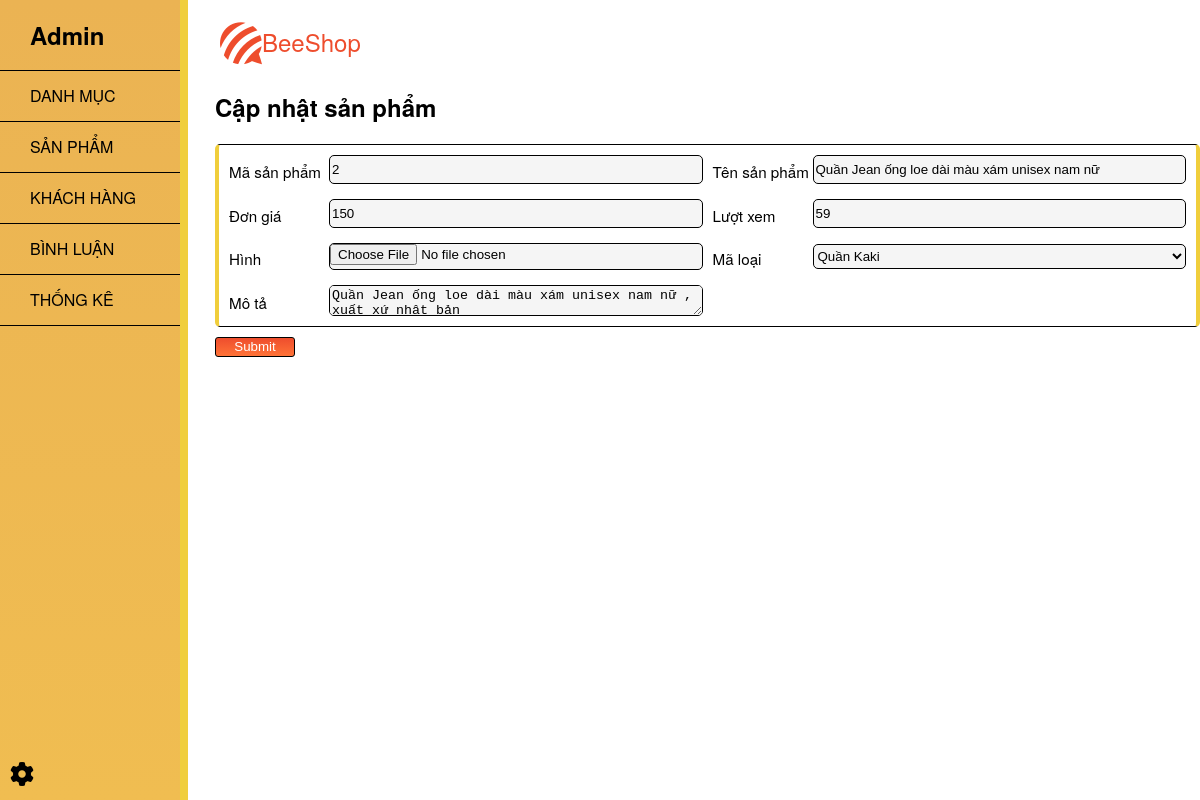
The page /Web_DuAn1/admin/index.php?act=suasp&idsp=2 on the database its author committed.
### tables this page shows
CREATE TABLE `sanpham` (
  `idsp` int(10) NOT NULL,
  `tensp` varchar(225) NOT NULL,
  `gia` int(10) NOT NULL,
  `luotxem` int(10) NOT NULL,
  `mota` varchar(225) NOT NULL,
  `iddm` int(10) NOT NULL,
  `img` varchar(225) DEFAULT NULL
);

### Web_DuAn1/model/pdo.php (called while the page is built, shortened)
<?php
function pdo_get_connection()
{
    $servername = "localhost";
    $username = "root";
    $password = "buiminh2004";
    try {
        $conn = new PDO("mysql:host=$servername;dbname=shoppe", $username, $password);
        $conn->setAttribute(PDO::ATTR_ERRMODE, PDO::ERRMODE_EXCEPTION);
        return $conn;
    } catch (PDOException $e) {
        echo "Lỗi kết nối: " . $e->getMessage();
    }
}
function pdo_query($sql)
{
    $sql_args = array_slice(func_get_args(), 1);
    try {
        $conn = pdo_get_connection();
        $stmt = $conn->prepare($sql);
        $stmt->execute($sql_args);
        $rows = $stmt->fetchAll();
        return $rows;
    } catch (PDOException $e) {
        throw $e;
    } finally {
        unset($conn);
    }
}
function pdo_query_one($sql)
{
    $sql_args = array_slice(func_get_args(), 1);
    try {
        $conn = pdo_get_connection();
        $stmt = $conn->prepare($sql);
        $stmt->execute($sql_args);
        $row = $stmt->fetch(PDO::FETCH_ASSOC);
        return $row;
    } catch (PDOException $e) {
        throw $e;
    } finally {
        unset($conn);
    }
}

### Web_DuAn1/model/sanpham.php (called while the page is built, shortened)
<?php
function loadOne_sanpham($idsp) {
   $sql = "SELECT * From sanpham where idsp=".$idsp;
   $onesp = pdo_query_one($sql);
   return $onesp;
}
?>

### Web_DuAn1/model/danhmuc.php (called while the page is built, shortened)
<?php
function loadAll_danhmuc() {
    $sql = "SELECT * FROM danhmuc order by id DESC";
    $listdanhmuc = pdo_query($sql);
    return $listdanhmuc;
}
?>

### Web_DuAn1/admin/sanpham/editsp.php (the view)
<?php
if (is_array($onesp)) {
    extract($onesp);
}
include "header.php";
?>
<div class="tieuDe">
    <h1>Cập nhật sản phẩm</h1>
</div>
<div class="form">
    <form action="index.php?act=editsp" method="post" enctype="multipart/form-data">
        <div class="in_form">
            <div class="form_group_labinp">
                <label class="label">Mã sản phẩm</label> <br>
                <input name="idsp" class="inp" value="<?= $idsp ?>" readonly> <br>
            </div>
            <div class="form_group_labinp">
                <label class="label">Tên sản phẩm</label> <br>
                <input name="tensp" class="inp" type="text" placeholder="Tên sản phẩm" value="<?= $tensp ?>"> <br>
            </div>
            <div class="form_group_labinp">
                <label class="label">Đơn giá</label> <br>
                <input name="gia" class="inp" type="number" placeholder="Giá tiền" value="<?= $gia ?>"> <br>
            </div>
            <div class="form_group_labinp">
                <label class="label">Lượt xem</label> <br>
                <input name="luotxem" class="inp" type="number" placeholder="Số lượt xem" value="<?= $luotxem ?>"> <br>
            </div>
            <div class="form_group_labinp">
                <label class="label">Hình</label> <br>
                <input name="hinh" class="inp" id="file" type="file" value="<?= $hinh ?>"> <br>
            </div>
            <div class="form_group_labinp">
                <label class="label">Mã loại</label> <br>
                <select class="inp" name="iddm" value="<?= $iddm ?>">
                    <?php
                    $listdm = loadAll_danhmuc();
                    foreach ($listdm as $dm) {
                        extract($dm);
                        echo '<option value="' . $id . '">' . $tendm . '</option>';
                    }
                    ?>
                </select> <br>
            </div>
            <div class="form_group_labinp">
                <label class="label" id="mota">Mô tả</label> <br>
                <textarea class="inp" name="mota" id="" cols="50" rows="7" placeholder="Nội dung"><?= $mota ?></textarea> </br>
            </div>
        </div>
        <input name="editsp" class="submit" type="submit">
    </form>
</div>
</aside>
<?php
include "footer.php";
?>

### Web_DuAn1/content/css/danhmuc.css (style rules this page uses)
body { margin: 0; padding: 0; font-family: "Helvetica Neue", Helvetica, Arial, 文泉驛正黑, "WenQuanYi Zen Hei", "Hiragino Sans GB", "儷黑 Pro", "LiHei Pro", "Heiti TC", 微軟正黑體, "Microsoft JhengHei UI", "Microsoft JhengHei", sans-serif; }
.tieuDe { margin-left: 35px; }
.form { margin-left: 35px; max-width: 1000px; min-height: 50xp }
.in_form { display: flex; flex-wrap: wrap; border: 1px solid black; border-left: 4px solid #F0CE3C; border-right: 4px solid #F0CE3C; border-radius: 5px; padding-left: 10px; padding-top: 5px; }
.form_group_labinp { display: flex; align-items: center; flex-direction: row; width: 50%; }
.inp { margin-top: 5px; margin-bottom: 10px; margin-right: 10px; width: 100%; height: 25px; border-radius: 5px; border: 1px solid black; background-color: #f5f5f5; }
.label { font-size: 0.95rem; min-width: 100px; }
.submit { margin-top: 10px; margin-bottom: 10px; border-radius: 3px; border: 1px solid black; background-image: linear-gradient(#ee4d2d,#ff7337); color: white; width: 80px; height: 20px; }
select { border-radius: 4px; width: 100px; }

### rows shown on the page
sanpham: idsp "2", tensp "Quần Jean ống loe dài màu xám unisex nam nữ", gia "150", luotxem "59", mota "Quần Jean ống loe dài màu xám unisex nam nữ , xuất xứ nhật bản"

### other values the page prints
form field iddm "Quần Kaki"
